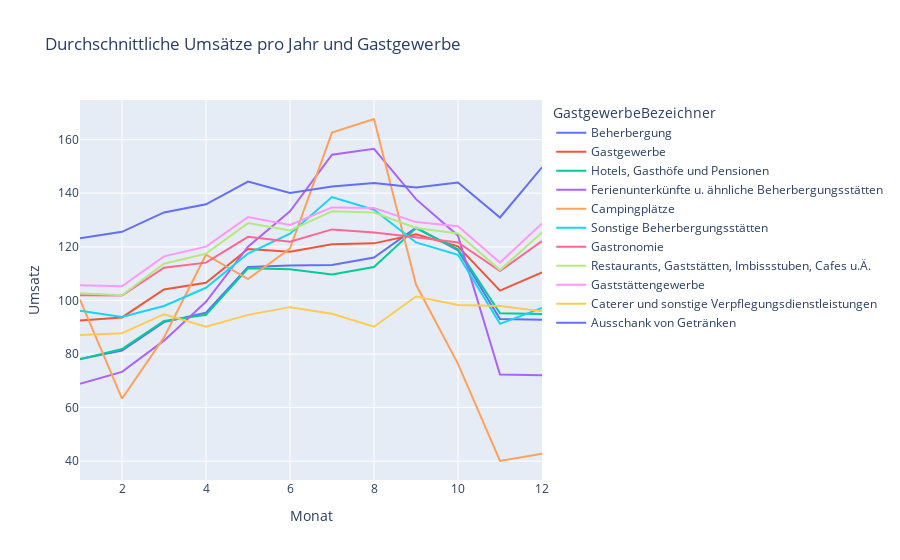

This figure's notebook cell:
### Code cell
avg_umsatz_jahr =  merged_df.groupby(['Monat', 'Gastgewerbe',  'GastgewerbeBezeichner'])['Umsatz'].mean().reset_index()

fig = px.line(avg_umsatz_jahr, x='Monat', y='Umsatz', color='GastgewerbeBezeichner', title='Durchschnittliche Umsätze pro Jahr und Gastgewerbe')
fig.show()

### Figure 1 — Plotly figure (JSON) as saved in the notebook; plotly's stock layout.template omitted (floating-point values rounded to 4 significant figures)
{"data": [{"hovertemplate": "GastgewerbeBezeichner=Beherbergung<br>Monat=%{x}<br>Umsatz=%{y}<extra></extra>", "legendgroup": "Beherbergung", "line": {"color": "#636efa", "dash": "solid"}, "marker": {"symbol": "circle"}, "mode": "lines", "name": "Beherbergung", "orientation": "v", "showlegend": true, "type": "scatter", "x": [1, 2, 3, 4, 5, 6, 7, 8, 9, 10, 11, 12], "xaxis": "x", "y": [78.08, 81.26, 91.9, 95.4, 112.5, 113.0, 113.2, 116.0, 127.2, 118.7, 93.04, 92.82], "yaxis": "y"}, {"hovertemplate": "GastgewerbeBezeichner=Gastgewerbe<br>Monat=%{x}<br>Umsatz=%{y}<extra></extra>", "legendgroup": "Gastgewerbe", "line": {"color": "#EF553B", "dash": "solid"}, "marker": {"symbol": "circle"}, "mode": "lines", "name": "Gastgewerbe", "orientation": "v", "showlegend": true, "type": "scatter", "x": [1, 2, 3, 4, 5, 6, 7, 8, 9, 10, 11, 12], "xaxis": "x", "y": [92.45, 93.63, 104.1, 106.6, 119.2, 118.2, 121.0, 121.3, 124.7, 120.2, 103.6, 110.4], "yaxis": "y"}, {"hovertemplate": "GastgewerbeBezeichner=Hotels, Gasthöfe und Pensionen<br>Monat=%{x}<br>Umsatz=%{y}<extra></extra>", "legendgroup": "Hotels, Gasthöfe und Pensionen", "line": {"color": "#00cc96", "dash": "solid"}, "marker": {"symbol": "circle"}, "mode": "lines", "name": "Hotels, Gasthöfe und Pensionen", "orientation": "v", "showlegend": true, "type": "scatter", "x": [1, 2, 3, 4, 5, 6, 7, 8, 9, 10, 11, 12], "xaxis": "x", "y": [78.0, 81.87, 92.3, 94.6, 112, 111.6, 109.6, 112.4, 127.0, 119.1, 95.22, 94.89], "yaxis": "y"}, {"hovertemplate": "GastgewerbeBezeichner=Ferienunterkünfte u. ähnliche Beherbergungsstätten<br>Monat=%{x}<br>Umsatz=%{y}<extra></extra>", "legendgroup": "Ferienunterkünfte u. ähnliche Beherbergungsstätten", "line": {"color": "#ab63fa", "dash": "solid"}, "marker": {"symbol": "circle"}, "mode": "lines", "name": "Ferienunterkünfte u. ähnliche Beherbergungsstätten", "orientation": "v", "showlegend": true, "type": "scatter", "x": [1, 2, 3, 4, 5, 6, 7, 8, 9, 10, 11, 12], "xaxis": "x", "y": [68.88, 73.31, 84.97, 99.47, 120.1, 133.2, 154.4, 156.6, 137.8, 124.2, 72.36, 72.09], "yaxis": "y"}, {"hovertemplate": "GastgewerbeBezeichner=Campingplätze<br>Monat=%{x}<br>Umsatz=%{y}<extra></extra>", "legendgroup": "Campingplätze", "line": {"color": "#FFA15A", "dash": "solid"}, "marker": {"symbol": "circle"}, "mode": "lines", "name": "Campingplätze", "orientation": "v", "showlegend": true, "type": "scatter", "x": [1, 2, 3, 4, 5, 6, 7, 8, 9, 10, 11, 12], "xaxis": "x", "y": [100.3, 63.3, 86.17, 117.0, 108.0, 119.3, 162.6, 167.7, 105.9, 76.29, 40.05, 42.76], "yaxis": "y"}, {"hovertemplate": "GastgewerbeBezeichner=Sonstige Beherbergungsstätten<br>Monat=%{x}<br>Umsatz=%{y}<extra></extra>", "legendgroup": "Sonstige Beherbergungsstätten", "line": {"color": "#19d3f3", "dash": "solid"}, "marker": {"symbol": "circle"}, "mode": "lines", "name": "Sonstige Beherbergungsstätten", "orientation": "v", "showlegend": true, "type": "scatter", "x": [1, 2, 3, 4, 5, 6, 7, 8, 9, 10, 11, 12], "xaxis": "x", "y": [96.16, 93.8, 97.89, 104.7, 117.5, 124.9, 138.6, 133.8, 121.6, 117.0, 91.24, 97.22], "yaxis": "y"}, {"hovertemplate": "GastgewerbeBezeichner=Gastronomie<br>Monat=%{x}<br>Umsatz=%{y}<extra></extra>", "legendgroup": "Gastronomie", "line": {"color": "#FF6692", "dash": "solid"}, "marker": {"symbol": "circle"}, "mode": "lines", "name": "Gastronomie", "orientation": "v", "showlegend": true, "type": "scatter", "x": [1, 2, 3, 4, 5, 6, 7, 8, 9, 10, 11, 12], "xaxis": "x", "y": [101.9, 101.8, 112.2, 114.1, 123.7, 121.9, 126.5, 125.3, 123.6, 121.6, 110.9, 122.1], "yaxis": "y"}, {"hovertemplate": "GastgewerbeBezeichner=Restaurants, Gaststätten, Imbissstuben, Cafes u.Ä.<br>Monat=%{x}<br>Umsatz=%{y}<extra></extra>", "legendgroup": "Restaurants, Gaststätten, Imbissstuben, Cafes u.Ä.", "line": {"color": "#B6E880", "dash": "solid"}, "marker": {"symbol": "circle"}, "mode": "lines", "name": "Restaurants, Gaststätten, Imbissstuben, Cafes u.Ä.", "orientation": "v", "showlegend": true, "type": "scatter", "x": [1, 2, 3, 4, 5, 6, 7, 8, 9, 10, 11, 12], "xaxis": "x", "y": [102.7, 101.9, 113.7, 117.4, 128.8, 126.1, 133.2, 132.8, 127.0, 124.9, 111.3, 125.4], "yaxis": "y"}, {"hovertemplate": "GastgewerbeBezeichner=Gaststättengewerbe<br>Monat=%{x}<br>Umsatz=%{y}<extra></extra>", "legendgroup": "Gaststättengewerbe", "line": {"color": "#FF97FF", "dash": "solid"}, "marker": {"symbol": "circle"}, "mode": "lines", "name": "Gaststättengewerbe", "orientation": "v", "showlegend": true, "type": "scatter", "x": [1, 2, 3, 4, 5, 6, 7, 8, 9, 10, 11, 12], "xaxis": "x", "y": [105.6, 105.2, 116.4, 120.1, 131.1, 128.2, 134.7, 134.4, 129.2, 127.6, 114.1, 128.7], "yaxis": "y"}, {"hovertemplate": "GastgewerbeBezeichner=Caterer und sonstige Verpflegungsdienstleistungen<br>Monat=%{x}<br>Umsatz=%{y}<extra></extra>", "legendgroup": "Caterer und sonstige Verpflegungsdienstleistungen", "line": {"color": "#FECB52", "dash": "solid"}, "marker": {"symbol": "circle"}, "mode": "lines", "name": "Caterer und sonstige Verpflegungsdienstleistungen", "orientation": "v", "showlegend": true, "type": "scatter", "x": [1, 2, 3, 4, 5, 6, 7, 8, 9, 10, 11, 12], "xaxis": "x", "y": [87.04, 87.76, 94.84, 90.17, 94.6, 97.48, 94.98, 90.16, 101.5, 98.25, 97.94, 95.97], "yaxis": "y"}, {"hovertemplate": "GastgewerbeBezeichner=Ausschank von Getränken<br>Monat=%{x}<br>Umsatz=%{y}<extra></extra>", "legendgroup": "Ausschank von Getränken", "line": {"color": "#636efa", "dash": "solid"}, "marker": {"symbol": "circle"}, "mode": "lines", "name": "Ausschank von Getränken", "orientation": "v", "showlegend": true, "type": "scatter", "x": [1, 2, 3, 4, 5, 6, 7, 8, 9, 10, 11, 12], "xaxis": "x", "y": [123.2, 125.6, 132.8, 135.9, 144.3, 140.1, 142.5, 143.8, 142.2, 144.0, 130.9, 149.7], "yaxis": "y"}], "layout": {"legend": {"title": {"text": "GastgewerbeBezeichner"}, "tracegroupgap": 0}, "title": {"text": "Durchschnittliche Umsätze pro Jahr und Gastgewerbe"}, "xaxis": {"anchor": "y", "domain": [0, 1], "title": {"text": "Monat"}}, "yaxis": {"anchor": "x", "domain": [0, 1], "title": {"text": "Umsatz"}}}}
